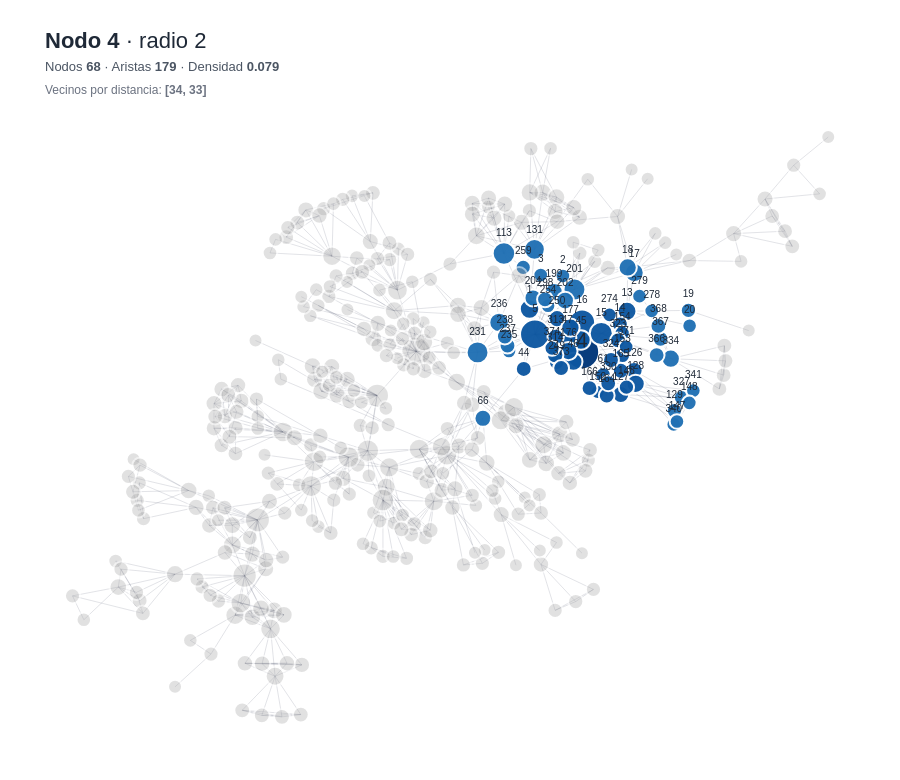

Notebook cell for this chart:
### Code cell
maxpos_node, maxpos_val = max(deg_centralidades.items(), key=lambda kv: kv[1])
_ = plot_ego(G1, center=maxpos_node, metrics=metrics, metric="Degree", max_radius_user=6)

### Figure 1 — Plotly figure (JSON) as saved in the notebook; plotly's stock layout.template omitted (floating-point values rounded to 4 significant figures; data arrays with more than 128 entries replaced by an {"elided": "..."} marker saying what was removed)
{"data": [{"hoverinfo": "none", "line": {"color": "rgba(70,80,100,0.20)", "width": 0.8}, "mode": "lines", "showlegend": false, "type": "scatter", "x": {"elided": "2742 float values"}, "y": {"elided": "2742 float values"}}, {"hoverinfo": "text", "hovertext": {"elided": "379 str values"}, "marker": {"color": {"elided": "379 str values"}, "line": {"color": "white", "width": 2}, "opacity": {"elided": "379 float values"}, "size": {"elided": "379 float values"}}, "mode": "markers+text", "showlegend": false, "text": {"elided": "379 str values"}, "textfont": {"color": "#1F2937", "family": "Helvetica", "size": 10}, "textposition": "top center", "type": "scatter", "x": {"elided": "379 float values"}, "y": {"elided": "379 float values"}}, {"hoverinfo": "skip", "mode": "text", "showlegend": false, "text": ["4"], "textfont": {"color": "#1F2937", "family": "Helvetica", "size": 20}, "textposition": "top center", "type": "scatter", "x": [0.383], "y": [0.1459]}], "layout": {"dragmode": "pan", "font": {"color": "#1F2937", "family": "Helvetica", "size": 13}, "height": 780, "margin": {"b": 20, "l": 20, "r": 20, "t": 95}, "paper_bgcolor": "#FFFFFF", "plot_bgcolor": "#FFFFFF", "title": {"text": "<span style='font-size:22px; font-family:Helvetica; color:#1F2937;'><b>Nodo 4</b> · radio 2</span><br><span style='font-size:13px; color:#4B5563;'>Nodos <b>68</b> · Aristas <b>179</b> · Densidad <b>0.079</b></span><br><span style='font-size:12px; color:#6B7280;'>Vecinos por distancia: <b>[34, 33]</b></span>"}, "xaxis": {"visible": false}, "yaxis": {"visible": false}}}
